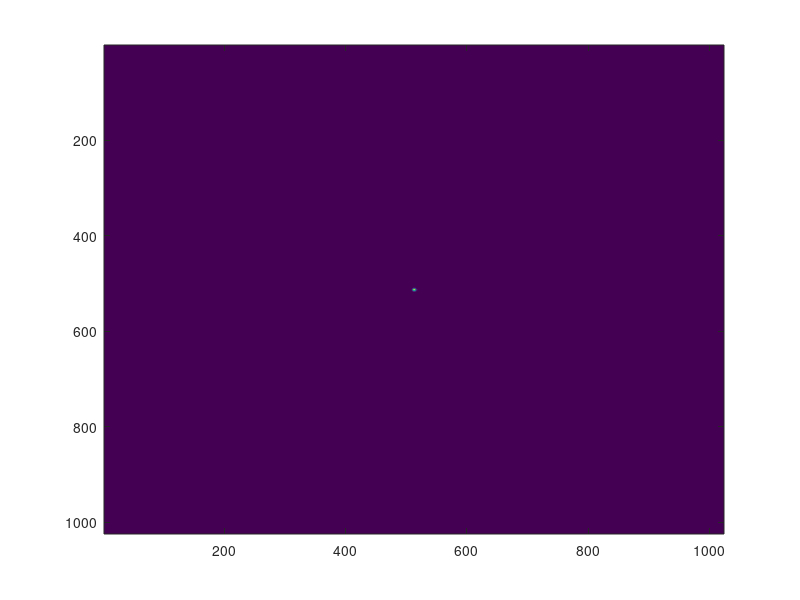

MATLAB code for this plot: (Note: this script raises an error after producing the figure.)
% test_LOWFEvsSMFCoupling
%
% Code to plot the couling into a fiber for different LOWFEs. Done for
% Jacques Delorme work on KPIC
%
% Jorge Llop - Feb 19, 2019
close all;clear all;
addpath(genpath('utils'),genpath('export_scripts'));

N =1024;
fiberDiam = 2*0.71; % Fiber diam. (lambda_0/D)

apRad = N/8; % Aperture radius (samples)
lambdaOverD = N/apRad/2; % lambda/D (samples) 

fiberDiam_pix = (fiberDiam*lambdaOverD);
[X,Y] = meshgrid(-N/2:N/2-1); 
[THETA,RHO] = cart2pol(X, Y);
[THETA45,~] = cart2pol(X+Y, -X+Y);
fibermode0 = sqrt(2/(pi*(fiberDiam_pix/2)^2))* ...
        exp(-(RHO/(fiberDiam_pix/2)).^2);

figure(1)
imagesc(fibermode0)

wf0 = zeros(N);
wf0(RHO<apRad) = 1+0i;
power_tot = sum(wf0(:));

% apply DM1
% wfP = wfP.*fftshift(exp(1i*4*pi*Z/633e-9));
wfF = myfft2(wf0);

figure(2)
imagesc(abs(wfF).^2)
power_tot = sum(sum(abs(wfF).^2));
coupl0 = abs(sum(sum(wfF.*fibermode0))).^2/power_tot;

numZernikes=11;
numAmp = 100;
minAmp = 0;
maxAmp = 0.5; %waves
wfe_arr = linspace(minAmp,maxAmp,numAmp);
fig0 = figure('visible','off','color','none');
plot(wfe_arr,ones(1,numAmp)*coupl0,'LineStyle','--','Color','k')
hold on
% good_ind = [2,4,5,7,9,11];
good_ind = [2,3];

%Initial Defocus
Z00 = generateZernike( 6, apRad, RHO, THETA  );
Z00 = Z00*100/1600;
for II = 2:numZernikes
    if ismember(II,good_ind)
        Z0 =generateZernike( II, apRad, RHO, THETA  );
        coupl = [];
        for JJ=1:numAmp
            wfe = wfe_arr(JJ);
            Z = Z0*wfe + Z00;
            wfP = (wf0).*(exp(1i*2*pi*Z));
            wfF = myfft2(wfP);
            power_tot = sum(sum(abs(wfF).^2));
            coupl = [coupl, abs(sum(sum(wfF.*fibermode0))).^2/power_tot];
        end
        plot(wfe_arr,coupl,'LineWidth',4)
        hold on
    end
end
for II = 2:numZernikes
    if ismember(II,good_ind)
        Z0 =generateZernike( II, apRad, RHO, THETA45  );
        coupl = [];
        for JJ=1:numAmp
            wfe = wfe_arr(JJ);
            Z = Z0*wfe + Z00;
            wfP = (wf0).*(exp(1i*2*pi*Z));
            wfF = myfft2(wfP);
            power_tot = sum(sum(abs(wfF).^2));
            coupl = [coupl, abs(sum(sum(wfF.*fibermode0))).^2/power_tot];
        end
        plot(wfe_arr,coupl,'LineWidth',4)
        hold on
    end
end
title(['SMF Coupling w/ LOWFE - Initial AstigY 100 nmRMS'],'Interpreter','latex')
xlabel('WFE [wavesRMS]','Interpreter','latex');
ylabel('SMF coupling','Interpreter','latex');
%         xlim([0 2])
ylim([0 1])
set(gca,'FontSize',20)
% lgd = legend('No WFE','Tip/Tilt','Defocus','Astigmatism','Coma','Trefoil','Spherical');
lgd = legend('No WFE','Tip/Tilt X','Tip/Tilt Y','Tip/Tilt X+45deg','Tip/Tilt Y+45deg');
title(lgd,'Zernike Modes')
hold off
figure(fig0)
export_fig(['output/SMFCoupling_LOWFE_AstigY100nmrms.png']);
